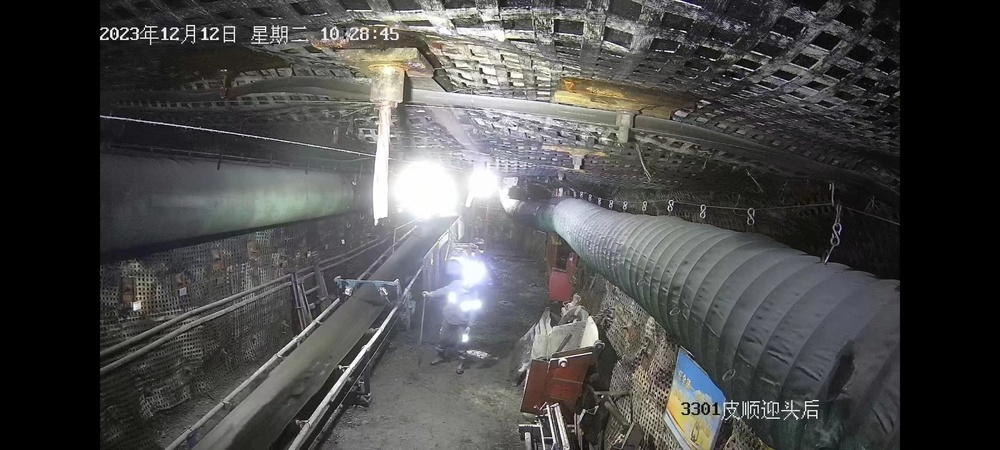
#> input picture 1.jpg, 1000 x 450 px, shrunk from 2400 x 1080 before the run
$ python rec.py   (older library calls are emulated)
#> lines starting #> are read from the running program, lines starting #| are printed output that depends on the picture; after the words box and inside, x2 and y2 are one past the last pixel; in counts of white or black regions, pixels touching at a corner belong together
# -*- coding: utf-8 -*-
import cv2
import numpy as np
import matplotlib.pyplot as plt

import cv2
import numpy as np

def ShapeDetection(img):
    contours,hierarchy = cv2.findContours(img,cv2.RETR_EXTERNAL,cv2.CHAIN_APPROX_NONE)  #寻找轮廓点
    for obj in contours:
        cv2.drawContours(imgContour, obj, -1, (255, 0, 0), 4)  #绘制轮廓线
        perimeter = cv2.arcLength(obj,True)  #计算轮廓周长
        approx = cv2.approxPolyDP(obj,0.02*perimeter,True)  #获取轮廓角点坐标
        CornerNum = len(approx)   #轮廓角点的数量
        x, y, w, h = cv2.boundingRect(approx)  #获取坐标值和宽度、高度

        #轮廓对象分类
        if CornerNum ==3: objType ="triangle"
        elif CornerNum == 4:
            if w==h: objType= "Square"
            else:objType="Rectangle"
        elif CornerNum>4: objType= "Circle"
        else:objType="N"

        cv2.rectangle(imgContour,(x,y),(x+w,y+h),(0,0,255),2)  #绘制边界框
        cv2.putText(imgContour,objType,(x+(w//2),y+(h//2)),cv2.FONT_HERSHEY_COMPLEX,0.6,(0,0,0),1)  #绘制文字
img = cv2.imread('1.jpg')
#> img is the input picture: shape (450, 1000, 3); mean B, G, R 73.5, 73.9, 74
img_RGB = cv2.cvtColor(img, cv2.COLOR_BGR2RGB)  # 转成RGB 方便后面显示

# 灰度化处理图像
grayImage = cv2.cvtColor(img, cv2.COLOR_BGR2GRAY)
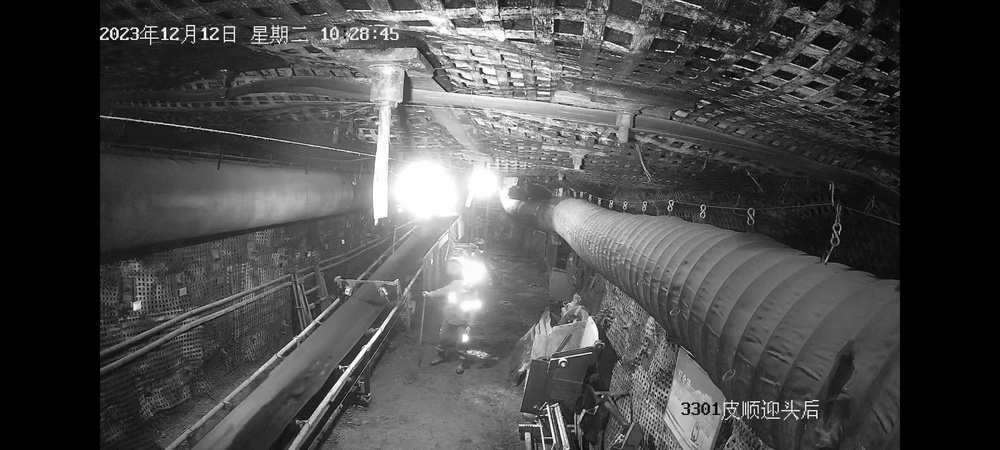
#> grayImage: shape (450, 1000); min 0, max 255, mean 73.9

# Roberts算子
kernelx = np.array([[-1, 0], [0, 1]], dtype=int)
kernely = np.array([[0, -1], [1, 0]], dtype=int)
x = cv2.filter2D(grayImage, cv2.CV_16S, kernelx)
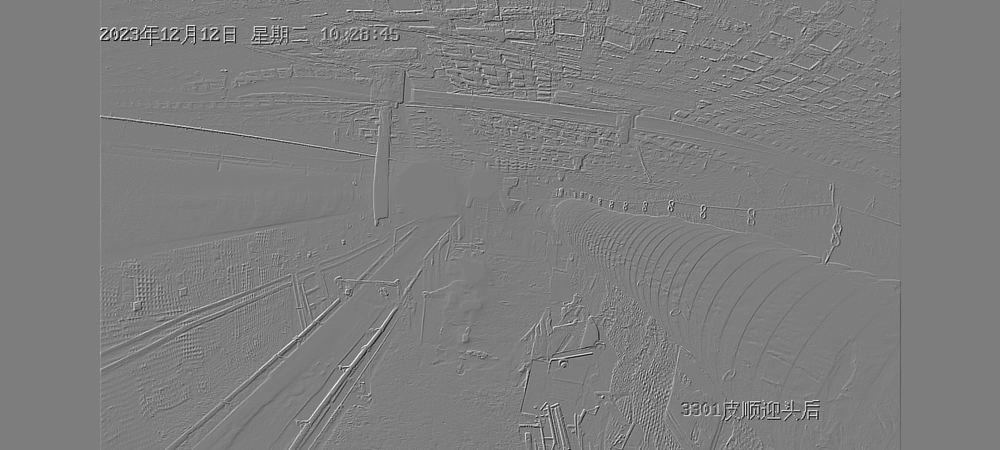
#> x: shape (450, 1000) int16; min -239, max 245, mean 0; drawn with min black and max white
y = cv2.filter2D(grayImage, cv2.CV_16S, kernely)
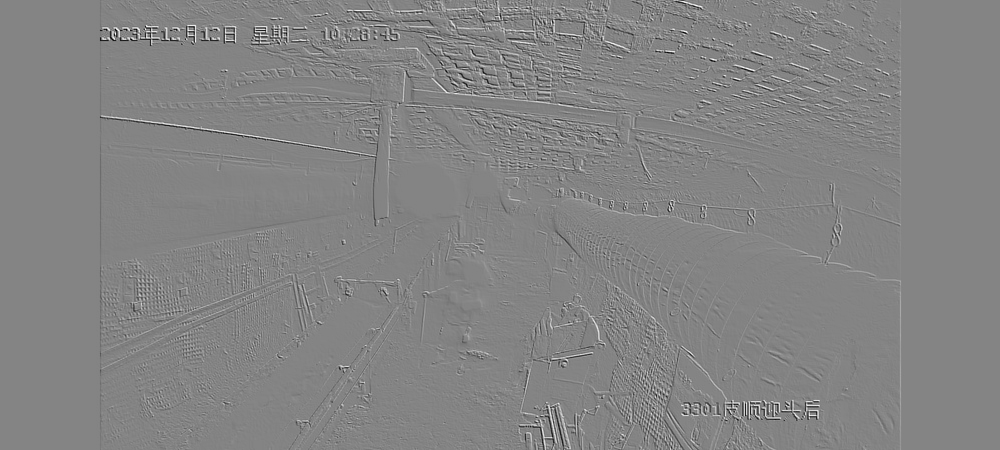
#> y: shape (450, 1000) int16; min -248, max 231, mean 0; drawn with min black and max white
# 转uint8
absX = cv2.convertScaleAbs(x)
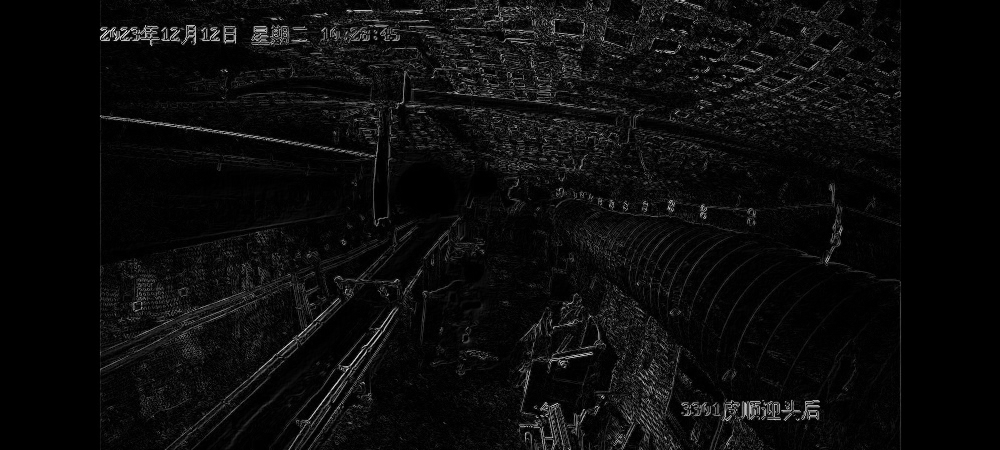
#> absX: shape (450, 1000); min 0, max 245, mean 11.7
absY = cv2.convertScaleAbs(y)
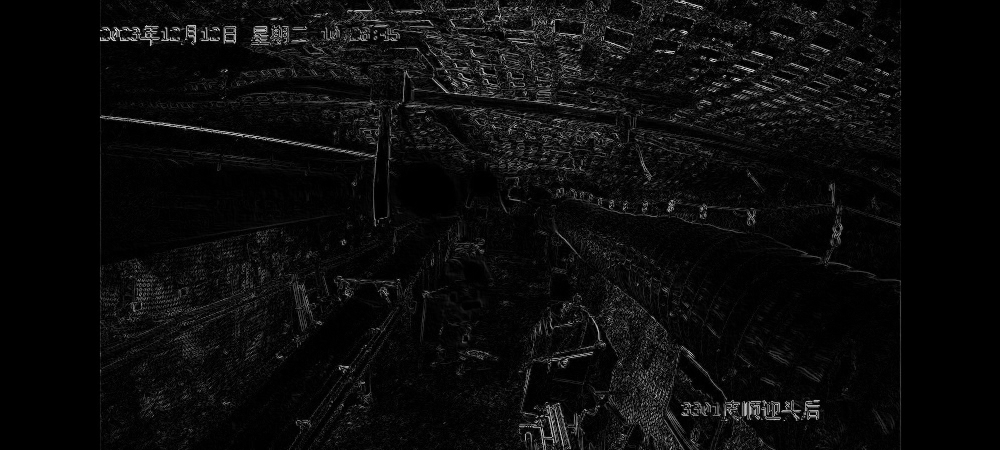
#> absY: shape (450, 1000); min 0, max 248, mean 11.6
Roberts = cv2.addWeighted(absX, 0.5, absY, 0.5, 0)
imgContour = Roberts.copy()
ShapeDetection(Roberts)
#> in ShapeDetection, `contours,hierarchy = cv2.findContours(img,cv2.RETR_EXTERNAL,cv2.CHAIN_..`: contours = 22 contours, 21 with area under 20; largest, box (x1, y1, x2, y2) and area: (96, 0, 905, 450) 360490
#> the loop in ShapeDetection, `for obj in contours:` made 22 passes
#> (perimeter, approx, CornerNum, x, y, w, h, objType) on passes 2, 3, 4, 5, 6, 7, 9, 10: (2, [[903, 421], [904, 421]], 2, 903, 421, 2, 1, 'N'), (4, [[903, 374], [903, 375], [904, 375], [904, 374]], 4, 903, 374, 2, 2, 'Square'), (2, [[903, 346], [904, 346]], 2, 903, 346, 2, 1, 'N'), (4, [[96, 341], [96, 342], [97, 342], [97, 341]], 4, 96, 341, 2, 2, 'Square'), (2, [[903, 329], [904, 329]], 2, 903, 329, 2, 1, 'N'), (10, [[903, 320], [903, 324], [904, 324], [904, 320]], 4, 903, 320, 2, 5, 'Rectangle'), (4, [[96, 274], [96, 275], [97, 275], [97, 274]], 4, 96, 274, 2, 2, 'Square'), (2, [[96, 233], [97, 233]], 2, 96, 233, 2, 1, 'N')
#> (perimeter, CornerNum, x, y, w, h, objType) on passes 1, 8, 12, 16, 20: (0, 1, 276, 449, 1, 1, 'N'), (0, 1, 903, 295, 1, 1, 'N'), (0, 1, 97, 218, 1, 1, 'N'), (0, 1, 903, 143, 1, 1, 'N'), (0, 1, 97, 81, 1, 1, 'N')
#> after the loop in ShapeDetection, `for obj in contours:`:
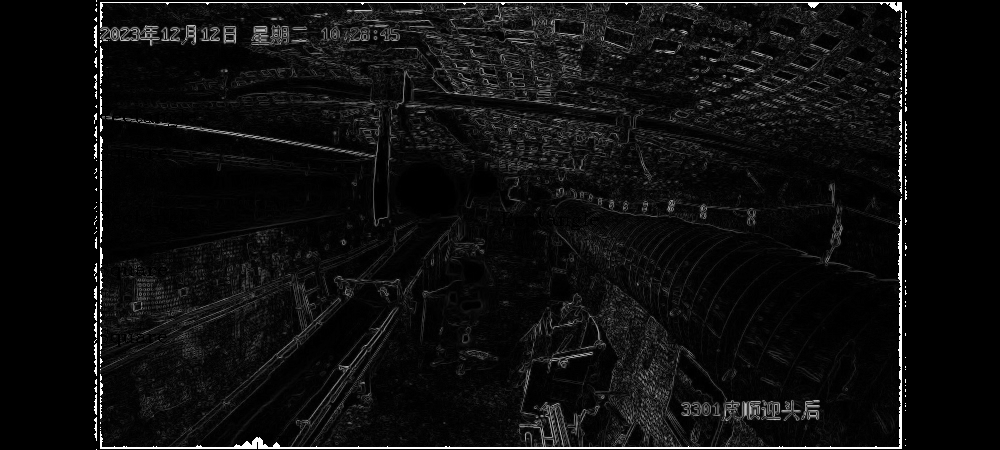
#> imgContour: shape (450, 1000); min 0, max 255, mean 14.4
cv2.imshow("shape Detection", imgContour)
cv2.waitKey(0)
